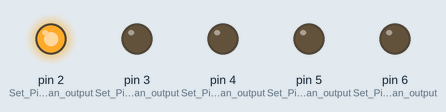
This sketch was run on a simulated Arduino Uno, built with avr-gcc and run on an emulated ATmega328P. Parts: output pins drawn as LEDs (lit = HIGH).

Above: at 0.2 s.
At 1.2 s:
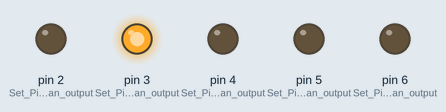
At 2.2 s:
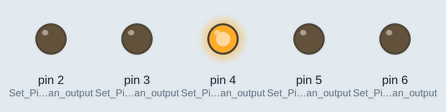
At 3.2 s:
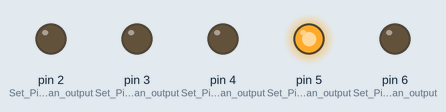
At 4.2 s:
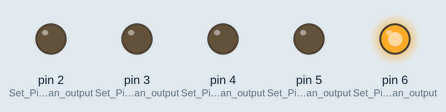
At 5.7 s:
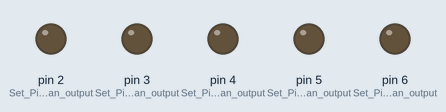
Timing chart, 0 to 6.5 s (numbered marks = the images above):
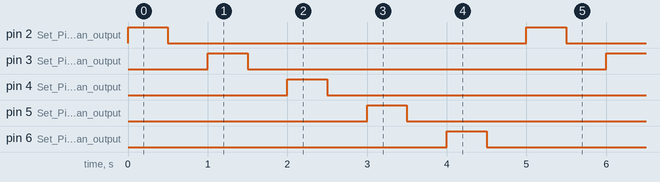

The sketch:

sketch_apr17a.ino
```cpp
void setup()
{
pinMode(2, OUTPUT); //Set Pin 2 to an output
pinMode(3, OUTPUT); //Set Pin 3 to an output
pinMode(4, OUTPUT); //Set Pin 4 to an output
pinMode(5, OUTPUT); //Set Pin 5 to an output
pinMode(6, OUTPUT); //Set Pin 6 to an output}
}

void loop()
{
  for ( int a = 2; a < 7 ; a++ )
  {
    digitalWrite(a, HIGH);
    delay(500);
    digitalWrite(a, LOW);
    delay(500);
  }
}
```

Measured:
- by itself, pin 2 (Set_Pin_2_to_an_output), pin 3 (Set_Pin_3_to_an_output), pin 4 (Set_Pin_4_to_an_output), pin 5 (Set_Pin_5_to_an_output), pin 6 (Set_Pin_6_to_an_output): alternates HIGH for 0.50 s and LOW for 4.5 s
- by itself, everything shown: repeats every 5.0 s, in 10 steps
